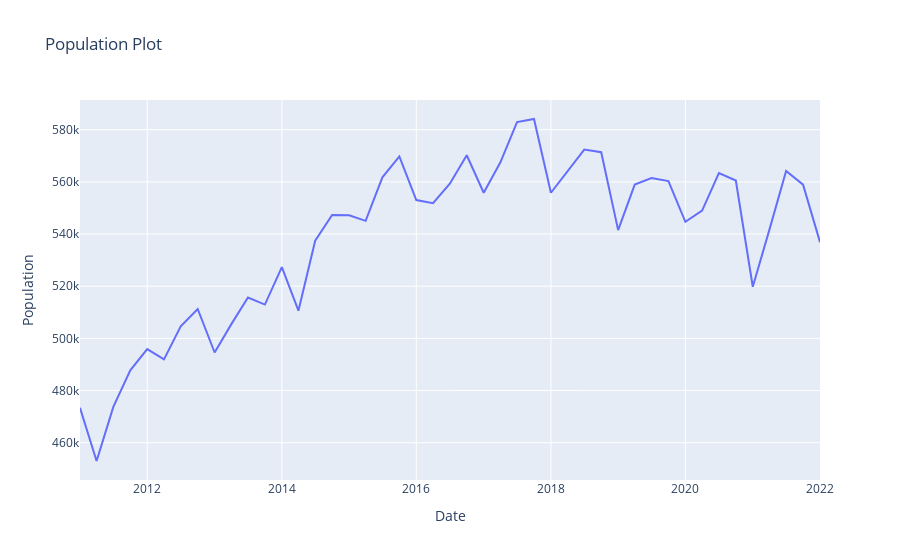

Source (notebook cell):
### Code cell
Population_info = go.Scatter(x=df.date, y=df.population)
layout = go.Layout(title='Population Plot', xaxis=dict(title='Date'), yaxis=dict(title='Population'))
fig = go.Figure(data=[Population_info],layout=layout)
fig.show()
